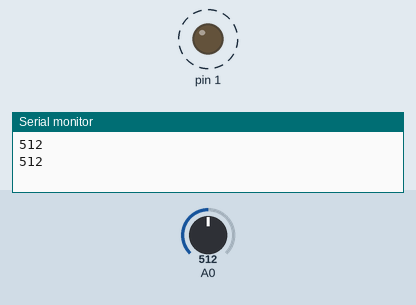
Bench run of a sketch on a simulated Arduino Uno, built for the host (arithmetic inside an expression is 32-bit, double 64-bit). Shown: output pins drawn as LEDs (lit = HIGH), the last lines printed to the serial monitor. Dashed ring = blinking. The inputs (shaded band) are chosen by the test bench; at power-on: A0 = 512.

Above: at 1.8 s.
1.9 s: A0 set to 0
At 2.8 s:
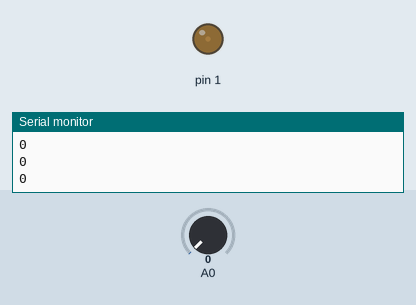
3.6 s: A0 set to 122
At 3.66 s:
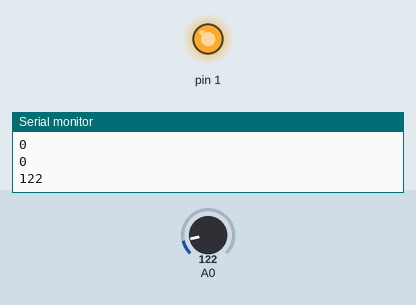
Timing chart, 0 to 13.1 s (numbered marks = the images above; inputs shaded):
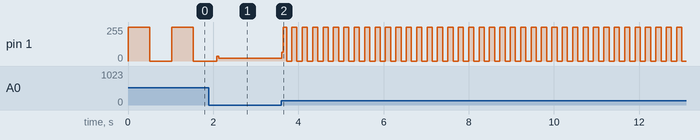

The sketch:

vjezba3_arduino_primjer4_UART_ADC_treptalo.ino
```cpp
/*
 *  Prosirenje programa za treptalo s promjenjivim trajanjem pauze
 * iz primjera 3 s sipisom trajanja pauze na serijski port racunala
 */

#define POT PA0
#define LED PB1

int pot;

void setup() {
  // inicijalizacija LED nozice (PB1) kao izlazne
  pinMode(LED, OUTPUT);
  // inicijalizacija UART-a (Serial1) na brzinu pijenosa 115200 bita u sekundi
  Serial.begin(115200);
}

void loop() {
  pot = analogRead(POT);
  // ispis na serijski port racunala
  Serial.println(pot);

  digitalWrite(LED, HIGH);
  delay(pot);

  digitalWrite(LED, LOW);
  delay(pot);
}
```

Measured:
- after the input at 3.6 s, pin 1: 20/255 → 66/255 at once, then moves between 0/255 and 255/255, repeating every 0.24 s
- by itself, pin 1: alternates 255/255 for 0.51 s and 0/255 for 0.51 s
